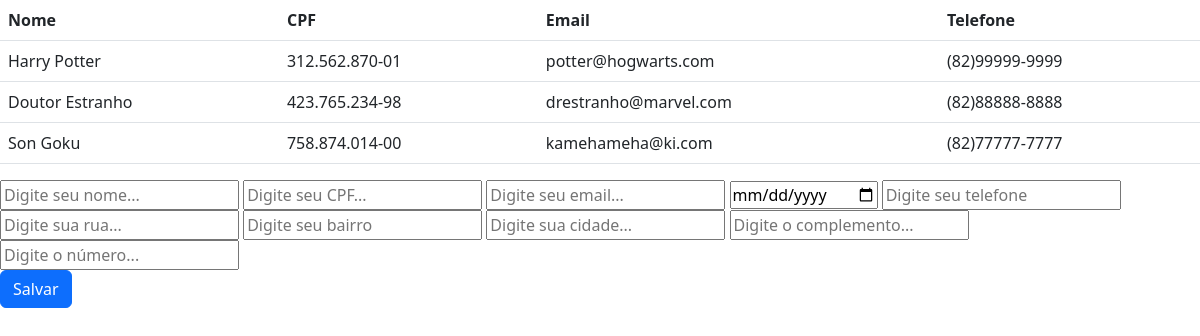
The page /clientes/ on the database as committed earlier.
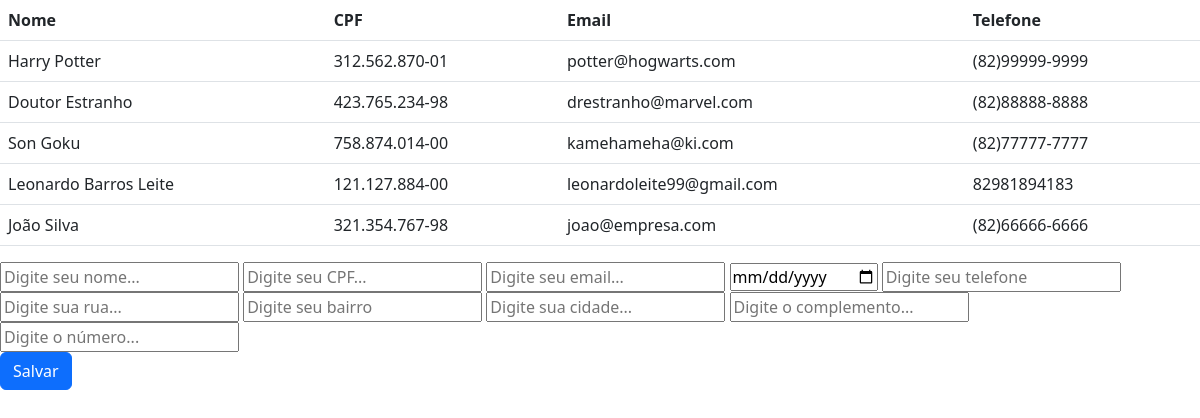
The same page on the database as committed later.
### core/models.py (models this page shows, shortened)
class Cliente(models.Model):
    nome = models.CharField(max_length=50)
    cpf = models.CharField(max_length=14)
    email = models.EmailField()
    data_nascimento = models.DateField()
    telefone = models.CharField(max_length=14)
    data_inscricao = models.DateTimeField(auto_now_add=True)
    endereco = models.OneToOneField(Endereco, on_delete=models.CASCADE)

### core/views.py (the view)
# urls.py: path('clientes/', lista_clientes, name='lista_clientes'),
def lista_clientes(request): #View para mandar os clientes para o html
    clientes = Cliente.objects.all() # Puxa todos os clientes do banco de dados e salva na lista
    return render(request, 'clientes.html', {'clientes': clientes})

### core/templates/clientes.html (shortened to what this page needs)
<!DOCTYPE html>
<html lang="en">
<head>
    <link href="https://cdn.jsdelivr.net/npm/bootstrap@5.3.0/dist/css/bootstrap.min.css" rel="stylesheet">
</head>
<body>
    <table class="table">
        <tr>
            <th>Nome</th>
            <th>CPF</th>
            <th>Email</th>
            <th>Telefone</th>
        </tr>
        {% for cliente in clientes %}
        <tr>
            <td>{{cliente.nome}}</td>
            <td>{{cliente.cpf}}</td>
            <td>{{cliente.email}}</td>
            <td>{{cliente.telefone}}</td>
        </tr>
        {% endfor %}
    </table>
    <form action="{% url 'cadastrar_cliente_endereco' %}" method="post">
        <input type="text" placeholder="Digite seu nome..." name="nome_cliente">
        <input type="text" placeholder="Digite seu CPF..." name="cpf">
        <input type="email" placeholder="Digite seu email..." name="email">
        <input type="date" name="data_nascimento">
        <input type="tel" placeholder="Digite seu telefone" name="telefone">
        <br>
        <input type="text" placeholder="Digite sua rua..." name="rua">
        <input type="text" placeholder="Digite seu bairro" name="bairro">
        <input type="text" placeholder="Digite sua cidade..." name="cidade">
        <input type="text" placeholder="Digite o complemento..." name="complemento">
        <input type="text" placeholder="Digite o número..." name="numero">
        <br>
        <button type="submit" class="btn btn-primary">Salvar</button>
    </form>
</body>
</html>

Rows that differ between the two databases and show on the page:
added Cliente: nome "Leonardo Barros Leite", cpf "121.127.884-00", email "leonardoleite99@gmail.com", telefone "82981894183"
added Cliente: nome "João Silva", cpf "321.354.767-98", email "joao@empresa.com", telefone "(82)66666-6666"
